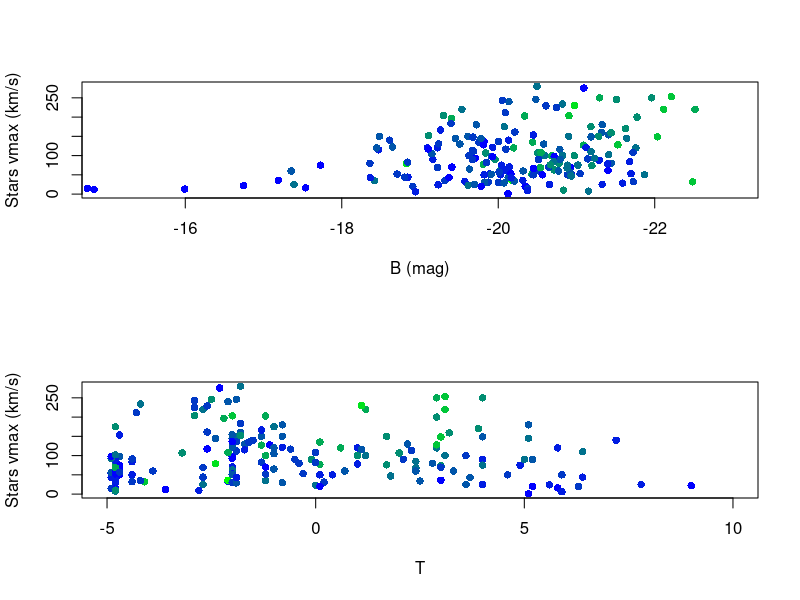
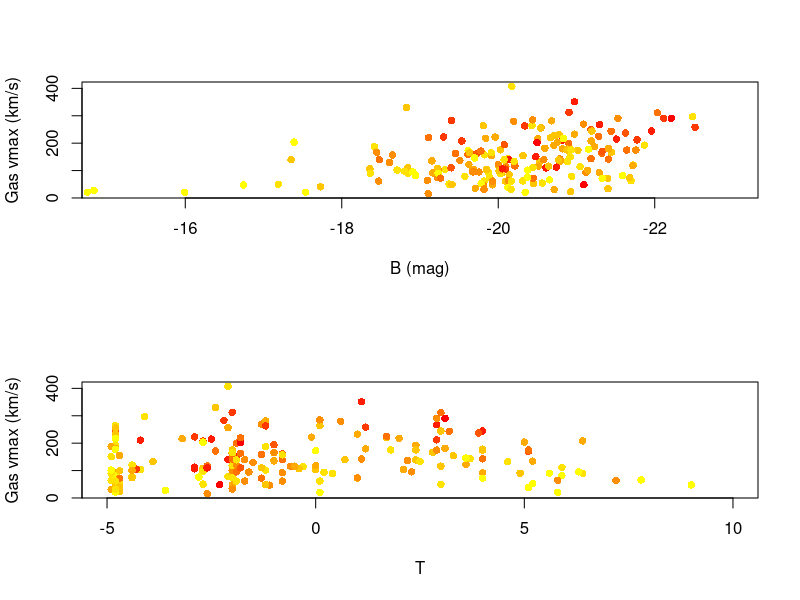
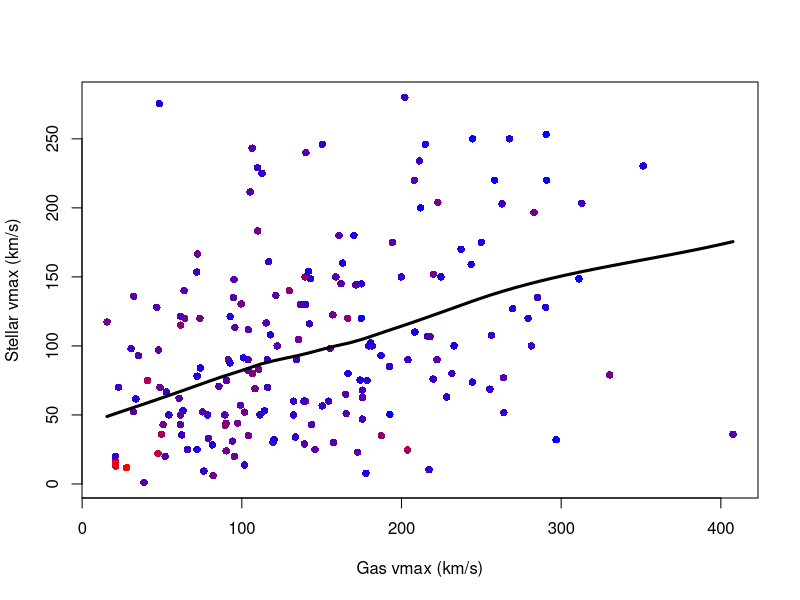

Recreate these plots in R, in order.
data=read.csv("HyperLeda_data.txt", header=TRUE, sep=',')

pdf('stellarVmax.pdf')
par(mfrow=c(2,1))
rbPal <- colorRampPalette(c('blue','green'))
data$Col <- rbPal(10)[as.numeric(cut(data$vmaxg,breaks = 10))]
with(data,plot(mabs, vmaxs, col=data$Col, xlim = c(-15,-23), cex=1, pch=16, xlab = 'B (mag)', ylab = 'Stars vmax (km/s)'))
with(data,plot(t, vmaxs, col=data$Col, xlim = c(-5,10), cex=1, pch=16, xlab = 'T', ylab = 'Stars vmax (km/s)'))
dev.off()

pdf('gasVmax.pdf')
par(mfrow=c(2,1))
rbPal <- colorRampPalette(c('yellow','red'))
data$Col <- rbPal(10)[as.numeric(cut(data$vmaxs,breaks = 10))]
with(data,plot(mabs, vmaxg, col=data$Col, xlim = c(-15,-23), cex=1, pch=16, xlab = 'B (mag)', ylab = 'Gas vmax (km/s)'))
with(data,plot(t, vmaxg, col=data$Col, cex=1, xlim = c(-5,10), pch=16, xlab = 'T', ylab = 'Gas vmax (km/s)'))
dev.off()

pdf('vvv.pdf')
rbPal <- colorRampPalette(c('blue','red'))
data$Col <- rbPal(10)[as.numeric(cut(data$mabs,breaks = 10))]
with(data,scatter.smooth(vmaxg, vmaxs, col=data$Col, cex=1, pch=16, xlab = 'Gas vmax (km/s)', ylab = 'Stellar vmax (km/s)', lpars =list(col = "black", lwd = 3)))
dev.off()
